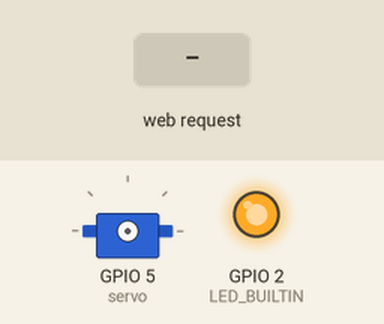
Simulated run of this sketch. Board: ESP8266 (NodeMCU). On the bench: servo, output pins drawn as LEDs (lit = HIGH, except the on-board LED, lit = LOW). The inputs (shaded band) are chosen by the test bench. WiFi joins after 1.5 s; servers stay silent unless stated; what the sketch prints to the serial monitor is not drawn.

Above: at 4.7 s.
4.8 s: HTTP request GET /gpio/1 received
At 6.6 s:
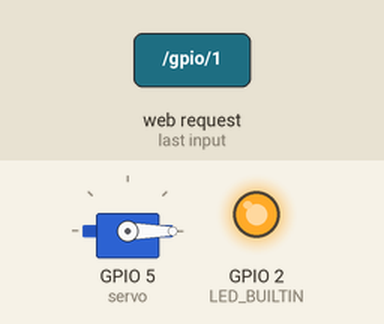
7.8 s: HTTP request GET /gpio/1 received
At 10.2 s:
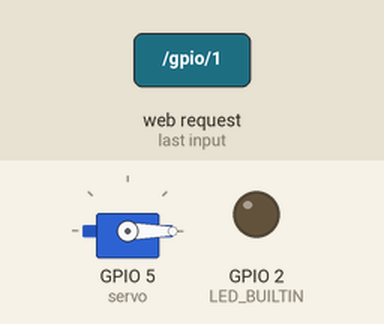
At 12.1 s:
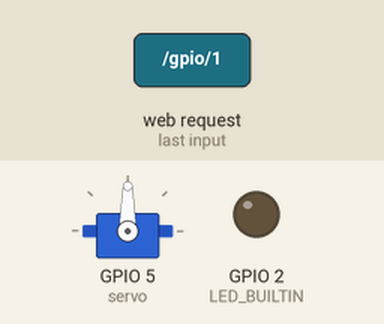
Timing chart, 0 to 13.6 s (numbered marks = the images above; inputs shaded):
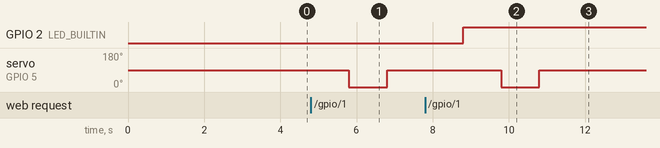

The sketch:

smart_switch.ino
```cpp
/*
    This code is modified from included example code, "WifiManualWebServer", in ESP8266

    This sketch demonstrates how to set up a simple HTTP-like server.
    The server will set a GPIO pin depending on the request
      http://server_ip/gpio/0 will set the GPIO2 low,
      http://server_ip/gpio/1 will set the GPIO2 high
    server_ip is the IP address of the ESP8266 module, will be
    printed to Serial when the module is connected.
*/

#include <ESP8266WiFi.h>
#include <Servo.h>

#ifndef STASSID
#define STASSID "WIFI name"  // Write your WIFI Name
#define STAPSK  "WIFI password" // Write your WIFI password
#endif

const char* ssid = STASSID;
const char* password = STAPSK;

// Create an instance of the server
// specify the port to listen on as an argument
WiFiServer server(80);
Servo servo;

void setup() {
  Serial.begin(115200);

  // prepare LED
  pinMode(LED_BUILTIN, OUTPUT);
  digitalWrite(LED_BUILTIN, 0);


  delay(2000);

  // Connect to WiFi network
  Serial.println();
  Serial.println();
  Serial.print(F("Connecting to "));
  Serial.println(ssid);

  WiFi.mode(WIFI_STA);
  WiFi.begin(ssid, password);

  while (WiFi.status() != WL_CONNECTED) {
    delay(500);
    Serial.print(F("."));
  }
  Serial.println();
  Serial.println(F("WiFi connected"));

  // Start the server
  server.begin();
  Serial.println(F("Server started"));

  // Print the IP address
  Serial.println(WiFi.localIP());
}


void loop() {
  // Check if a client has connected
  WiFiClient client = server.available();
  if (!client) {
    return;
  }
  Serial.println(F("new client"));

  client.setTimeout(5000); // default is 1000

  // Read the first line of the request
  String req = client.readStringUntil('\r');
  Serial.println(F("request: "));
  Serial.println(req);

  // Match the request
  int val;
  if (req.indexOf(F("/gpio/0")) != -1) {
    val = 0;
    servo.attach(5);
    delay(1000);
    servo.write(90); // adjust your servo motor initial state
    delay(1000);
    servo.detach();
    delay(1000);
  } else if (req.indexOf(F("/gpio/1")) != -1) {
    val = 1;

    servo.attach(5);
    delay(1000);
    servo.write(0); // adjust your servo motor rotated state
    delay(1000);
    servo.write(90);  // adjust your servo motor initial state
    delay(1000);
    servo.detach();
    delay(1000);
  } else {
    Serial.println(F("invalid request"));
    val = digitalRead(LED_BUILTIN);
  }

  // Set LED according to the request
  digitalWrite(LED_BUILTIN, val);

  // read/ignore the rest of the request
  // do not client.flush(): it is for output only, see below
  while (client.available()) {
    // byte by byte is not very efficient
    client.read();
  }

  // Send the response to the client
  // it is OK for multiple small client.print/write,
  // because nagle algorithm will group them into one single packet
  client.print(F("HTTP/1.1 200 OK\r\nContent-Type: text/html\r\n\r\n<!DOCTYPE HTML>\r\n<html>\r\nGPIO is now "));
  client.print((val) ? F("high") : F("low"));
  client.print(F("<br><br>Click <a href='http://"));
  client.print(WiFi.localIP());
  client.print(F("/gpio/1'>here</a> to turn on/off air conditioner <a href='http://"));
  client.print(WiFi.localIP());
  client.print(F("/gpio/0'>here</a> nothing happened</html>"));

  // The client will actually be *flushed* then disconnected
  // when the function returns and 'client' object is destroyed (out-of-scope)
  // flush = ensure written data are received by the other side
  Serial.println(F("Disconnecting from client"));
}
```

Measured:
- after the input at 4.8 s, servo on GPIO 5 (servo): 90° → 0° after 1.0 s, → 90° 1.0 s later
- after the input at 7.8 s, servo on GPIO 5 (servo): 90° → 0° after 2.0 s, → 90° 1.0 s later
